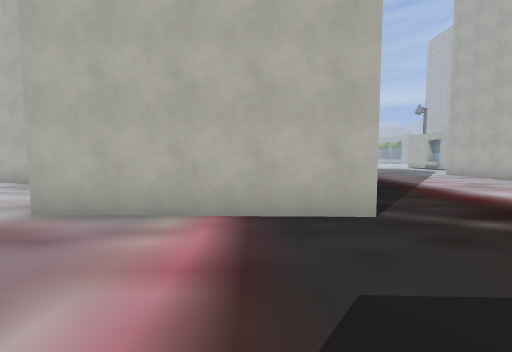
[1] (above)

21 first-person views from a walk through a Godot game level. The camera is 1.5 m above the floor, tilts 4° down and sees 90° across. The floor is counted in squares, 1.5 m on a side. Each view is taken from the middle of a square. On the plan, view 1 faces up. The plan holds only what a view shows up to about 11 squares ahead; the rest is blank. The place goes on beyond the plan. Some surface patterns are stand-ins.

[2]
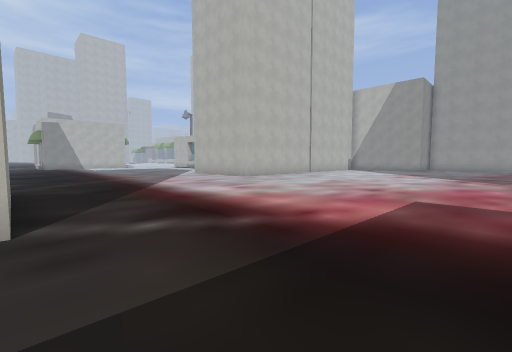

[3]
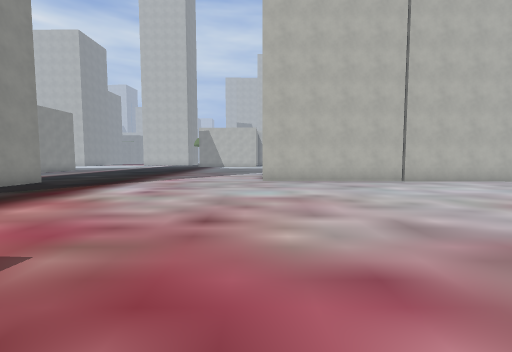

[4]
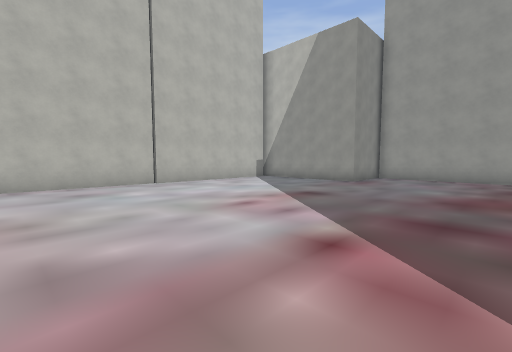

[5]
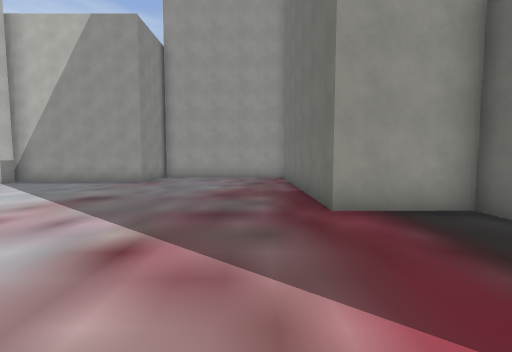

[6]
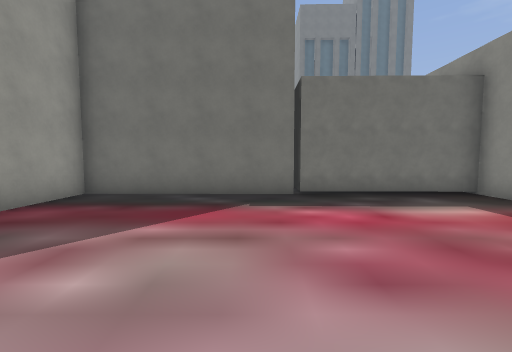

[7]
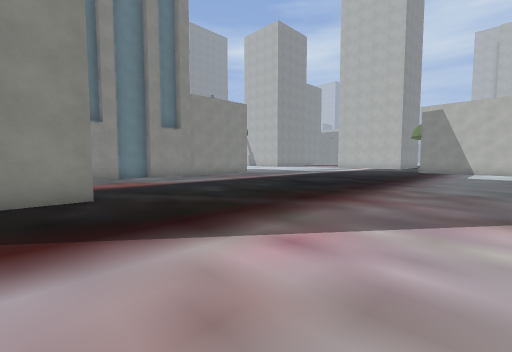

[8]
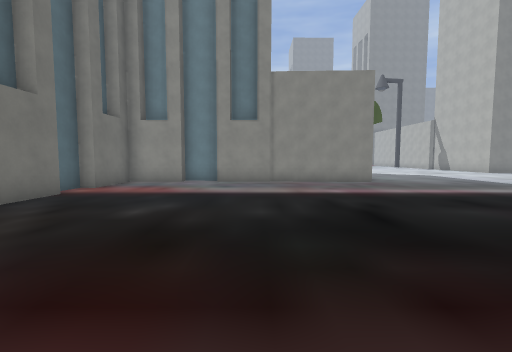

[9]
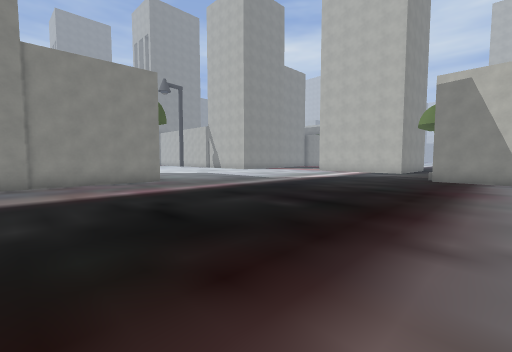

[10]
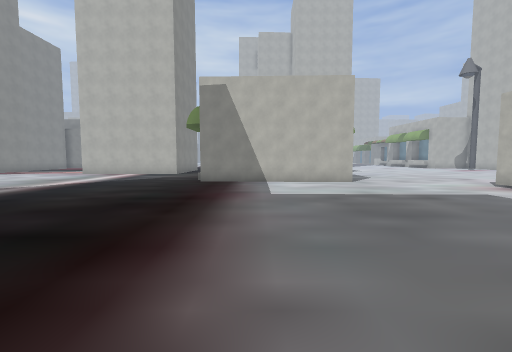

[11]
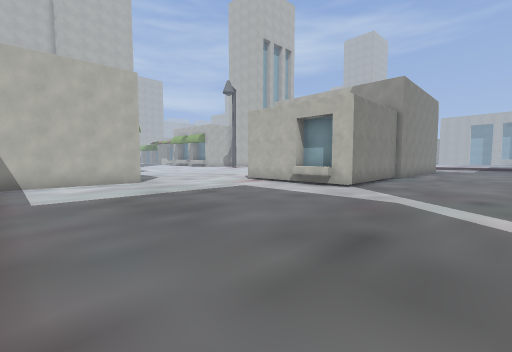

[12]
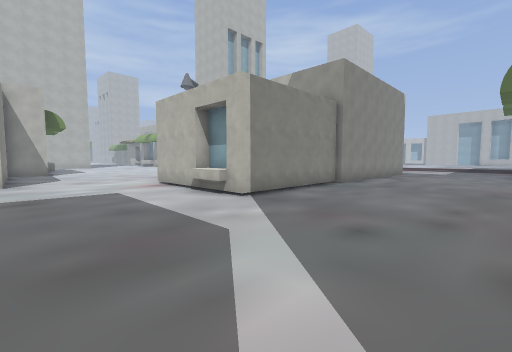

[13]
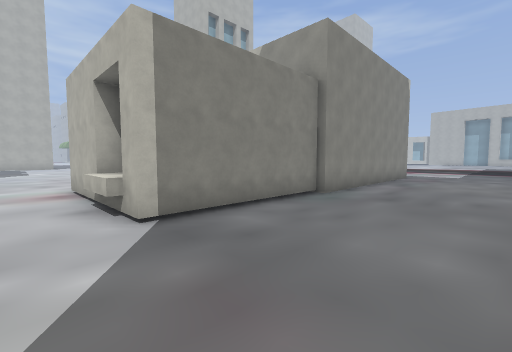

[14]
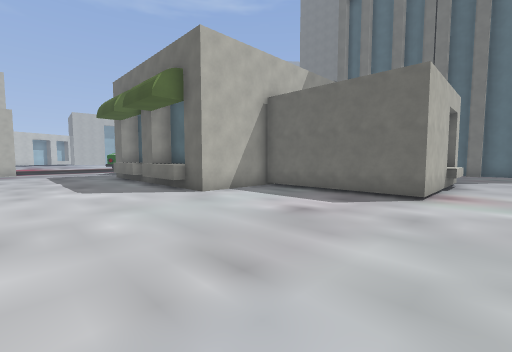

[15]
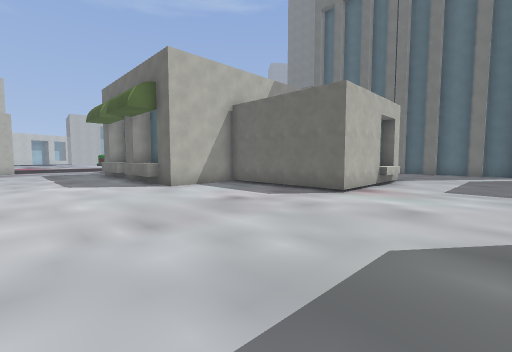

[16]
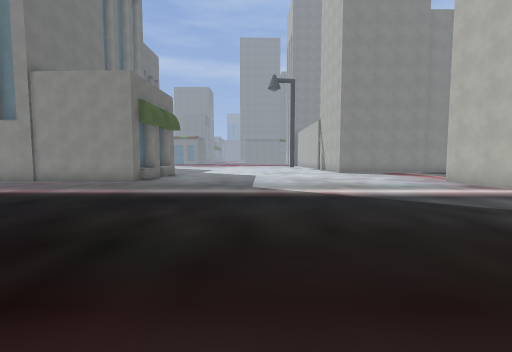

[17]
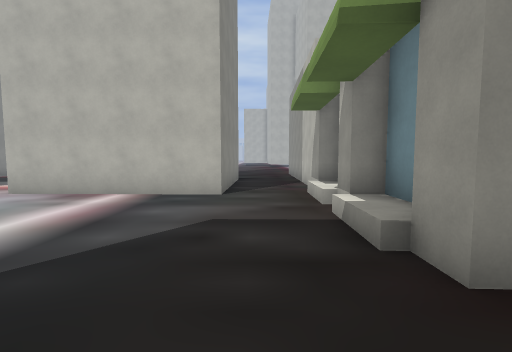

[18]
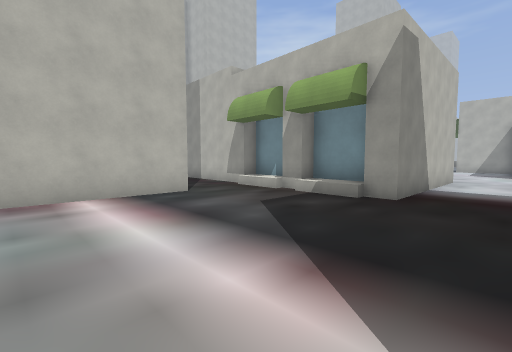

[19]
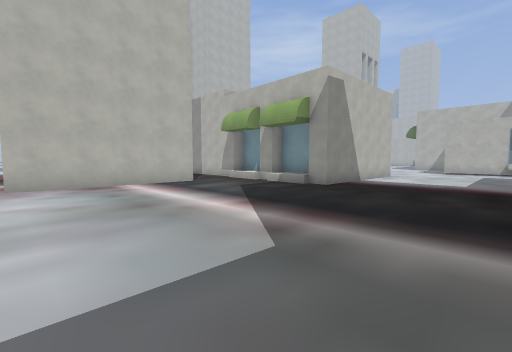

[20]
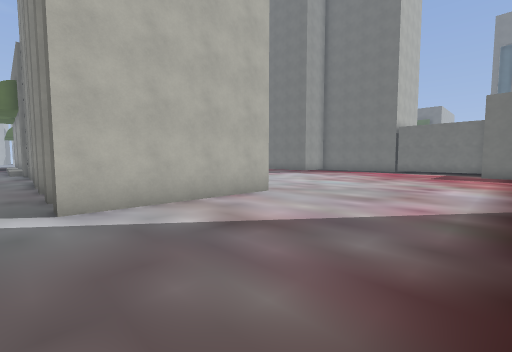

[21]
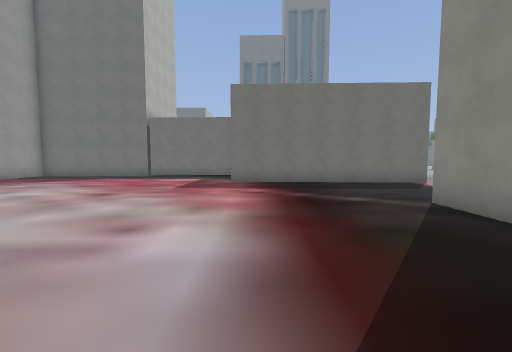

### Floor plan
Key: @ floor where view 1 was taken; # wall or solid block; . floor; B building.
Columns run from 4 left of view 1 to 28 right of it. Each row starts with its distance up from view 1.
 34      ##..##
 33 ######B.. #     .................
 32 ......... #     .................
 31 .........B     #................
 30 .........#     #...............
 29 .........#     #.........#BBBBBB
 28 .........#######.........# B#
 27 .........................#
 26 ....................######
 25 ....................#
 24 ....................#
 23 ...................B#
 22 ...................BB
 21 ....................###########
 20 B..............................
 19 #...............................
 18 #................................
 17 #................................
 16 #..............................
 15 #...............#####B B  B
 14 #...............#
 13 B..............##
 12 #..............#
 11 #..............#
 10 ##.............. ############
  9  ##B##B.....................#
  8      ##.....................#
  7       B.....................#
  6       #.....................#
  5 ####  #.....................B
  4 ...#B##......................
  3  .............................
  2   ............................#
  1   ............................#
  0    .@.........................#
 -1    #########.................B
 -2            #..........#
 -3            #..........#
 -4            #########B##
 -5                 #

Positions as (right, up) in squares from view 1, and headings:
1: (0, 0), facing up
2: (2, 0), facing up-right
3: (11, -1), facing up
4: (13, 0), facing up-right
5: (13, 0), facing right
6: (13, 3), facing down
7: (9, 8), facing up-left
8: (7, 15), facing left
9: (7, 15), facing up-left
10: (7, 17), facing up
11: (7, 17), facing up-right
12: (11, 16), facing up-right
13: (14, 17), facing up-right
14: (14, 33), facing down-right
15: (12, 33), facing down-right
16: (7, 25), facing left
17: (3, 26), facing up
18: (-2, 26), facing up-right
19: (-4, 23), facing up-right
20: (6, 16), facing down-right
21: (6, 10), facing down
